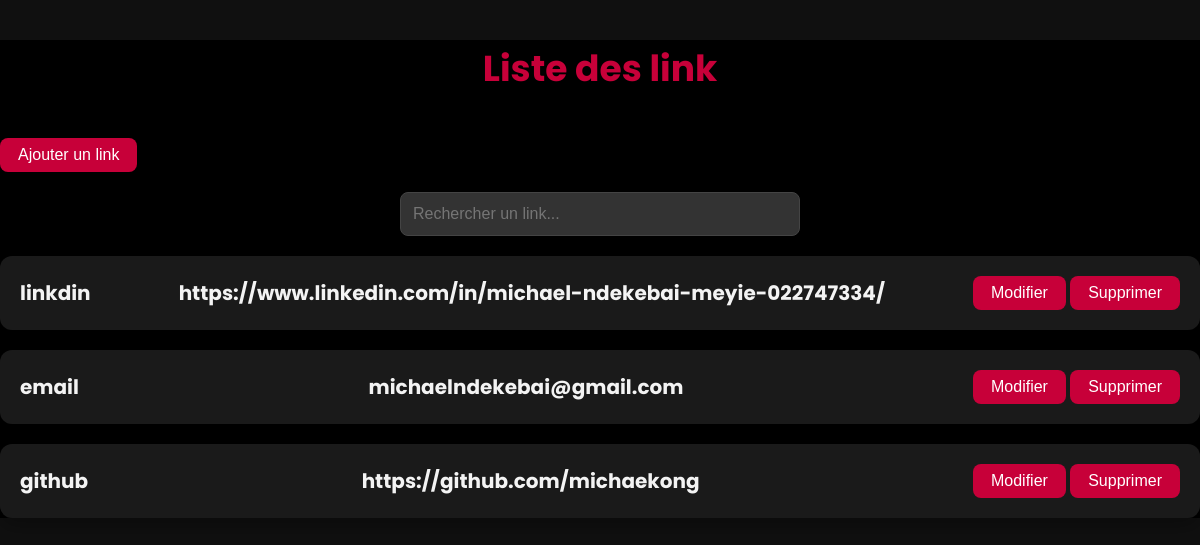
The page /link/ (signed in) on the database its author committed.
### memoire/models.py (models this page shows, shortened)
class Userlink(models.Model):
    nom = models.CharField(max_length=100, unique=True)
    linkvalue=models.CharField(max_length=100, unique=True)
    userl = models.ForeignKey(UserProfile, on_delete=models.CASCADE, related_name='userl')
    img = models.ImageField(upload_to='profiles/', null=True, blank=True)

### memoire/views.py (the view)
# urls.py: path('link/', link_list, name='link_list'),
def link_list(request):
    try:
        idp=request.session['user_id']
        user = UserProfile.objects.get(id=idp)
    except:
        return redirect("login")
    userinfo = UserProfile.objects.prefetch_related(
            Prefetch(
                'userk',
                queryset=Userskills.objects.select_related('userk'),
                to_attr='skills_list'
            ),
            Prefetch(
                'users',
                queryset=Userservice.objects.select_related('users'),
                to_attr='service_list'
            ), Prefetch(
                'userl',
                queryset=Userlink.objects.select_related('userl'),
                to_attr='link_list'
            ), Prefetch(
                'userb',
                queryset=Blog.objects.select_related('userb'),
                to_attr='blog_list'
            ), Prefetch(
                'userealisation',
                queryset=Realisation.objects.select_related('userealisation'),
                to_attr='realisation_list'
            )
        ).select_related(  )
    for el in  userinfo:
        if user.id==el.id:
            user=el
    context = {
        'user':user,
    }
    return render(request, 'link_list.html', context)  # Remplacez par le chemin correct

### Template/link_list.html (shortened to what this page needs)
{% load static %}
<!DOCTYPE html>
<html lang="fr">
<head>
       <link rel="stylesheet" href="{% static 'css/index.css' %}">
</head>
<body>
    <h1><span class="color">Liste</span> des link</h1>
    <button  onclick="showAddlinkForm()">Ajouter un link</button>
    <input type="text" id="searchInput" placeholder="Rechercher un link..." onkeyup="searchlink()">
    <ul>
        {% for link in user.link_list %}
            <li>
                <div>
                    <a href="">{{ link.nom }}</a>
                </div>
                <div>
                    <a href="{{ link.linkvalue }}">{{ link.linkvalue }}</a>
                </div>
                <div>
                    <button onclick="showEditForm({{ link.pk }})">Modifier</button>
                    <button onclick="showDeleteForm({{ link.pk }})">Supprimer</button>
                </div>
            </li>
        {% endfor %}
    </ul>
</body>
</html>

### memoire/css/index.css (style rules this page uses)
* { padding: 0%; margin: 0%; box-sizing: border-box; }
html { background: #101010; }
body { user-select: none; height: auto; overflow-x: hidden; width: 100%; background: #171717; }
.color { color: #c70039; transition: all .4s ease; }

### Template/link_list.html (style rules this page uses)
* { padding: 0; margin: 0; box-sizing: border-box; }
body { font-family: 'Poppins', sans-serif; background-color: #000; color: #f3f3f3; line-height: 1.6; margin: 0; padding: 0; }
h1 { text-align: center; font-size: 36px; margin: 40px 0; color: #c70039; }
.color { color: #c70039; }
ul { list-style-type: none; padding: 0; margin: 0 auto; display: flex; flex-direction: column; gap: 20px; max-width: 1200px; }
li { display: flex; justify-content: space-between; align-items: center; background: #1a1a1a; padding: 20px; border-radius: 12px; box-shadow: 0px 8px 20px rgba(0, 0, 0, 0.3); transition: transform 0.3s ease, box-shadow 0.3s ease; }
a { color: #f3f3f3; text-decoration: none; font-weight: bold; font-size: 20px; transition: color 0.3s ease; }
button { padding: 8px 18px; background-color: #c70039; color: white; border: none; border-radius: 8px; cursor: pointer; transition: background-color 0.3s; font-size: 16px; }
#searchInput { padding: 12px; margin: 20px auto; display: block; width: 80%; max-width: 400px; border: 1px solid #444; border-radius: 8px; background-color: #333; color: #f3f3f3; font-size: 16px; }

### rows shown on the page
Userlink: nom "linkdin", linkvalue "https://www.linkedin.com/in/michael-ndekebai-meyie-022747334/"
Userlink: nom "email", linkvalue "michaelndekebai@gmail.com"
Userlink: nom "github", linkvalue "https://github.com/michaekong"
